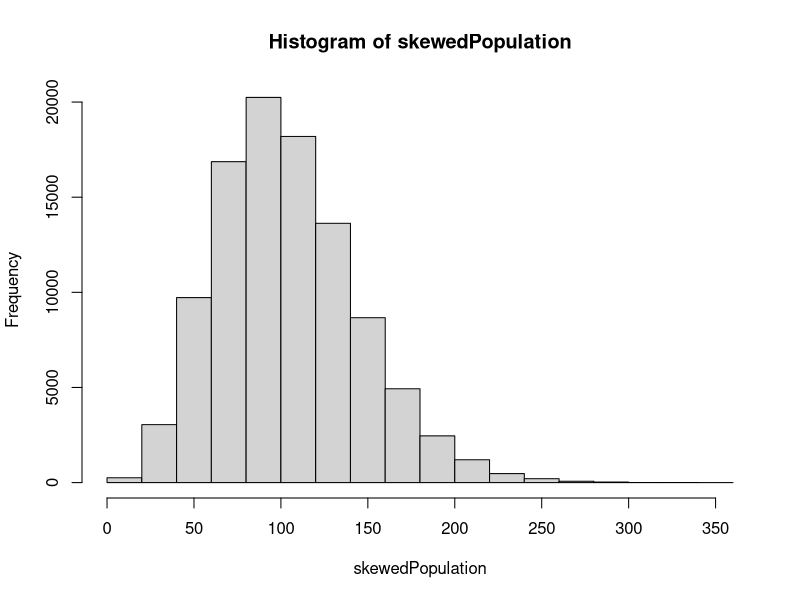

Here is the R script that generated this plot:
## ---- chunk 1
knitr::opts_chunk$set(echo = FALSE, warning = FALSE, message = FALSE, comment = "")
## ---- chunk 2
population = rnorm(100000, mean = 10, sd = 2)

mean(population)

median(population)

replicate(10, mean(sample(population, 100, replace = FALSE)))

replicate(10, mean(sample(population, 1000, replace = FALSE)))

replicate(10, mean(sample(population, 10000, replace = FALSE)))

replicate(10, mean(sample(population, 50000, replace = FALSE)))

## ---- chunk 3
mean(population)

mean(replicate(10, mean(sample(population, 50000, replace = FALSE))))
## ---- chunk 4
skewedPopulation = population^2

hist(skewedPopulation)

mean(skewedPopulation)

median(skewedPopulation)
## ---- chunk 5

populationMean = mean(population)

sum((population - populationMean)^2) / length(population)
## ---- chunk 6
var(population)
## ---- chunk 7
sum((population - populationMean)^2) / (length(population) - 1)
## ---- chunk 8
sqrt(sum((population - populationMean)^2) / (length(population) - 1))

sd(population)
## ---- chunk 9
populationMean = mean(population)

populationSD = sd(population)

populationN = length(population)

error = qnorm(.975) * populationSD / sqrt(populationN)

lowerBound = populationMean - error

upperBound = populationMean + error

lowerBound

upperBound
